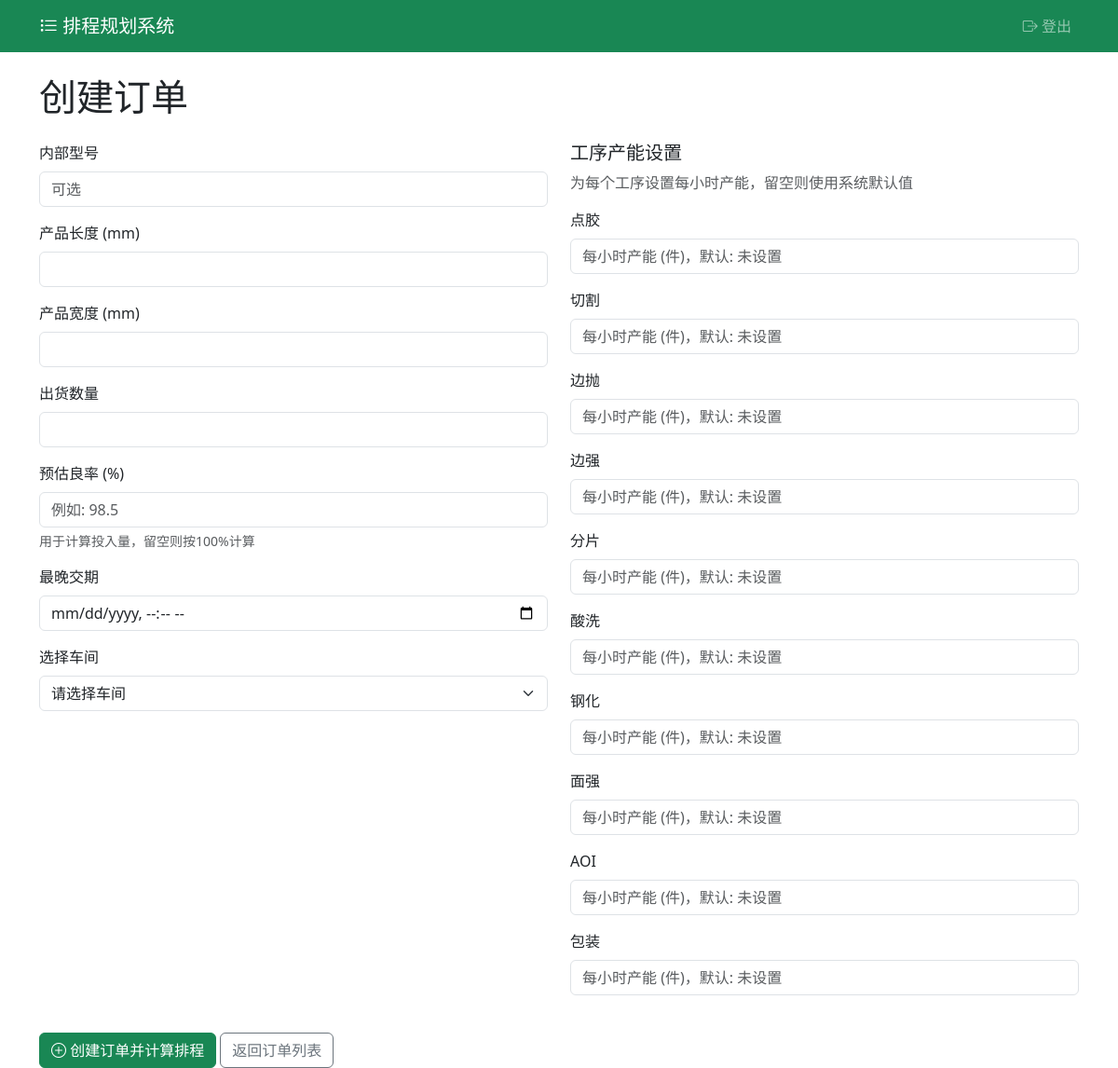
/ui/orders/create (signed in), run on the app's committed database.
### app/models/operation.py (models this page shows)
class Operation(Base):
    __tablename__ = "operations"
    id = Column(Integer, primary_key=True, index=True)
    name = Column(String(255), nullable=False, unique=True)
    default_pieces_per_hour = Column(Integer, nullable=True)
    description = Column(String(255), nullable=True)

### app/main.py (the view)
@app.get("/ui/orders/create", response_class=HTMLResponse)
def create_order_ui(request: Request, db: Session = Depends(get_db)):
    if not app_auth.is_admin(request):
        return RedirectResponse(url="/ui/login", status_code=303)
    try:
        is_admin = app_auth.is_admin(request)
        return templates.TemplateResponse("order_form.html", {
            "request": request,
            "operations": crud.list_operations(db),
            "is_admin": is_admin
        })
    except Exception as e:
        logger.error(f"Error loading order creation form: {str(e)}", exc_info=True)
        return templates.TemplateResponse("order_form.html", {
            "request": request,
            "operations": crud.list_operations(db),
            "error": f"加载订单创建表单时发生错误: {str(e)}",
            "is_admin": app_auth.is_admin(request)
        })

### templates/order_form.html (shortened to what this page needs)
<!DOCTYPE html>
<html>
<head>
    <link href="https://cdn.jsdelivr.net/npm/bootstrap@5.3.0-alpha1/dist/css/bootstrap.min.css" rel="stylesheet">
    <link rel="stylesheet" href="https://cdn.jsdelivr.net/npm/bootstrap-icons@1.10.3/font/bootstrap-icons.css">
</head>
<body>
    <nav class="navbar navbar-expand-lg navbar-dark bg-success">
        <div class="container">
            <a class="navbar-brand" href="/ui/orders"><i class="bi bi-list-task"></i> 排程规划系统</a>
            <div class="navbar-nav ms-auto">
                {% if is_admin %}
                <a class="nav-link" href="/ui/logout"><i class="bi bi-box-arrow-right"></i> 登出</a>
                {% endif %}
            </div>
        </div>
    </nav>
    <div class="container mt-4">
        <div class="row">
            <div class="col-12">
                <h1 class="mb-4">创建订单</h1>
                <form method="post" action="/ui/orders/create">
                    <div class="row">
                        <div class="col-md-6">
                            <div class="mb-3">
                                <label for="internal_model" class="form-label">内部型号</label>
                                <input type="text" class="form-control" id="internal_model" name="internal_model" placeholder="可选">
                            </div>
                            <div class="mb-3">
                                <label for="length" class="form-label">产品长度 (mm)</label>
                                <input type="number" step="0.1" class="form-control" id="length" name="length" required>
                            </div>
                            <div class="mb-3">
                                <label for="width" class="form-label">产品宽度 (mm)</label>
                                <input type="number" step="0.1" class="form-control" id="width" name="width" required>
                            </div>
                            <div class="mb-3">
                                <label for="quantity" class="form-label">出货数量</label>
                                <input type="number" class="form-control" id="quantity" name="quantity" required>
                            </div>
                            <div class="mb-3">
                                <label for="estimated_yield" class="form-label">预估良率 (%)</label>
                                <input type="number" step="0.1" class="form-control" id="estimated_yield" name="estimated_yield" placeholder="例如: 98.5">
                                <div class="form-text">用于计算投入量，留空则按100%计算</div>
                            </div>
                            <div class="mb-3">
                                <label for="due_datetime" class="form-label">最晚交期</label>
                                <input type="datetime-local" class="form-control" id="due_datetime" name="due_datetime" required>
                            </div>
                            <div class="mb-3">
                                <label for="workshop" class="form-label">选择车间</label>
                                <select class="form-select" id="workshop" name="workshop" required>
                                    <option value="" disabled selected>请选择车间</option>
                                </select>
                            </div>
                        </div>
                        <div class="col-md-6">
                            <h5>工序产能设置</h5>
                            <p class="text-muted">为每个工序设置每小时产能，留空则使用系统默认值</p>
                            {% for op in operations %}
                            <div class="mb-3">
                                <label for="op_{{ op.id }}" class="form-label">{{ op.name }}</label>
                                <input type="number" class="form-control" id="op_{{ op.id }}" name="op_{{ op.id }}"
                                       placeholder="每小时产能 (件)，默认: {{ op.default_pieces_per_hour if op.default_pieces_per_hour else '未设置' }}">
                            </div>
                            {% endfor %}
                        </div>
                    </div>
                    <div class="mt-4">
                        <button type="submit" class="btn btn-success" {% if not operations %}disabled{% endif %}>
                            <i class="bi bi-plus-circle"></i> 创建订单并计算排程
                        </button>
                        <a href="/ui/orders" class="btn btn-outline-secondary">返回订单列表</a>
                    </div>
                </form>
            </div>
        </div>
    </div>
</body>
</html>

### data on the page
Operation: name "点胶", default_pieces_per_hour "每小时产能 (件)，默认: 未设置"
Operation: name "切割", default_pieces_per_hour "每小时产能 (件)，默认: 未设置"
Operation: name "边抛", default_pieces_per_hour "每小时产能 (件)，默认: 未设置"
Operation: name "边强", default_pieces_per_hour "每小时产能 (件)，默认: 未设置"
Operation: name "分片", default_pieces_per_hour "每小时产能 (件)，默认: 未设置"
Operation: name "酸洗", default_pieces_per_hour "每小时产能 (件)，默认: 未设置"
Operation: name "钢化", default_pieces_per_hour "每小时产能 (件)，默认: 未设置"
Operation: name "面强", default_pieces_per_hour "每小时产能 (件)，默认: 未设置"
Operation: name "AOI", default_pieces_per_hour "每小时产能 (件)，默认: 未设置"
Operation: name "包装", default_pieces_per_hour "每小时产能 (件)，默认: 未设置"
